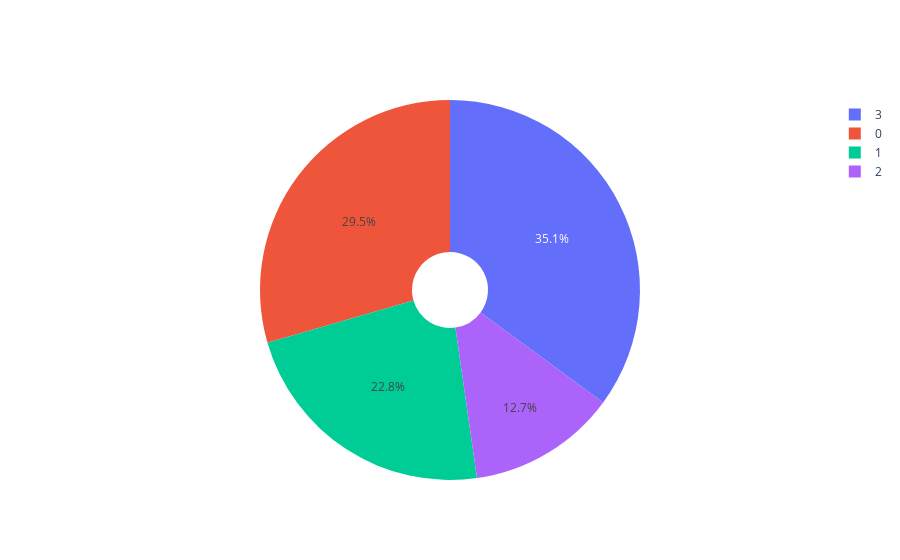

Write notebook code for a chart like this one.
### Code cell
Accuracy=pd.DataFrame()
Accuracy['Type']=df.accuracy_group.value_counts().index
Accuracy['Count']=df.accuracy_group.value_counts().values

py.init_notebook_mode(connected=True)
fig = go.Figure(data=[go.Pie(labels=Accuracy['Type'], values=Accuracy['Count'],hole=0.2)])
fig.show()

### Figure 1 — Plotly figure (JSON) as saved in the notebook; plotly's stock layout.template omitted (floating-point values rounded to 4 significant figures)
{"data": [{"hole": 0.2, "labels": [3, 0, 1, 2], "type": "pie", "values": [303575, 255079, 197291, 109502]}], "layout": {}}
